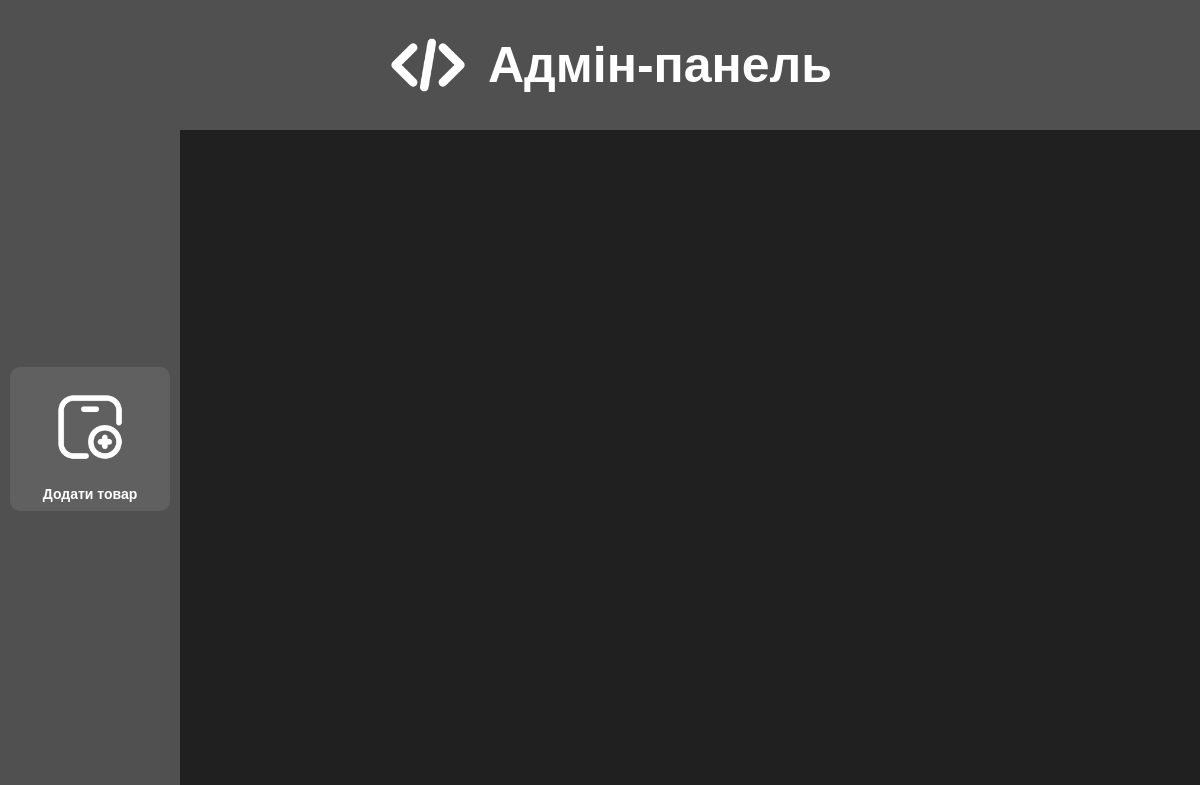
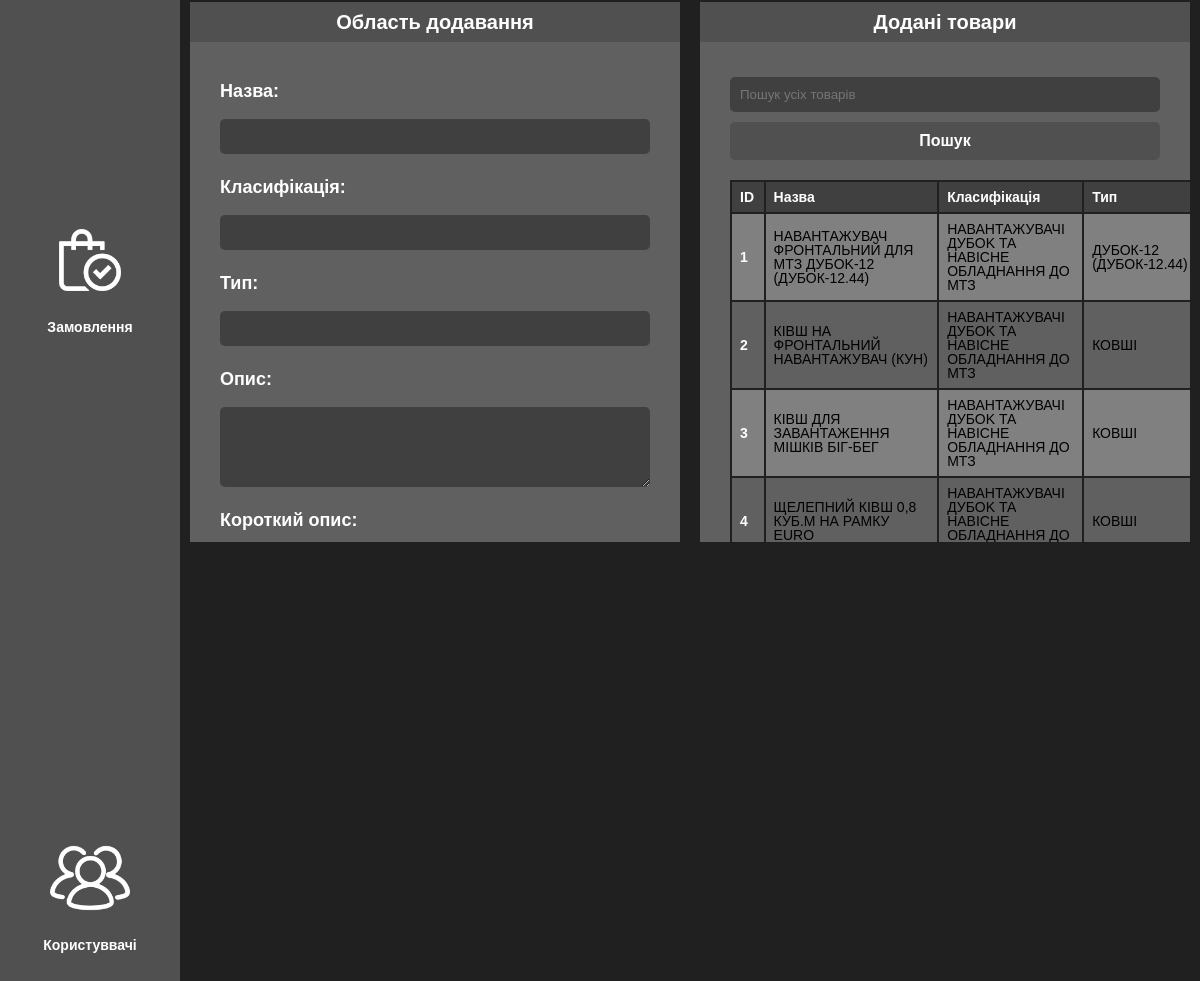
/admin/admin.php, run on the app's committed database (2 pictures, top to bottom).
### tables this page shows
CREATE TABLE `product_table` (
  `id_product` int NOT NULL,
  `name` varchar(100) NOT NULL,
  `classification` varchar(100) NOT NULL,
  `type` varchar(50) NOT NULL,
  `description` varchar(1000) NOT NULL,
  `s_description` varchar(300) NOT NULL,
  `image` varchar(100) NOT NULL,
  `price` float NOT NULL
);

### admin/admin.php (the view, shortened to what this page needs)
<?php
require_once '../php/connect.php';
$info = [];
if(isset($_POST['searching']) ){
	$serch = $_POST['serch'];
	if(!empty($serch)){
		$result = mysqli_query($conn, "SELECT * FROM product_table WHERE `name` = '$serch' OR `id_product` = '$serch' OR `classification` = '$serch' OR `type` = '$serch'");
    while ($row = mysqli_fetch_assoc($result)) {
    $info[] = $row;
    }
	}else{
$result = mysqli_query($conn, "SELECT * FROM product_table");
while ($row = mysqli_fetch_assoc($result)) {
    $info[] = $row;
}
	}
}else{
$result = mysqli_query($conn, "SELECT * FROM product_table");
while ($row = mysqli_fetch_assoc($result)) {
    $info[] = $row;
}
}
?>
<!DOCTYPE html>
<html lang="ua">
<head>
	<link rel="stylesheet" href="../css/admin.css">
</head>
<body>
	<div class="wrapper">
		<header>
			<img src="../img/icon/admin.png" alt="" class="icon_img">
<p>Адмін-панель</p>
		</header>
		<div class="content">
			<div class="menu">
				<div class="block_1">
					<a href="admin.php">	<img src="../img/icon/add.png" alt="" class="icon_img"></a>
					<p>Додати товар</p>
				</div>
				<div class="block">
				<a href="admin_order.php">		<img src="../img/icon/order.png" alt="" class="icon_img"></a>
					<p>Замовлення</p>
				</div>
				<div class="block">
				<a href="admin_user.php"><img src="../img/icon/user.png" alt="" class="icon_img"></a>
					<p>Користуввачі</p>
				</div>
			</div>
			<div class="panel">
				<div class="panel_block">
					<div class="title">
						<p>Область додавання</p>
					</div>
					<div class="cont">
						<form action="../php/insert.php" method="POST" enctype="multipart/form-data">
							<label for="name">Назва:</label><br>
							<input type="text" id="name" name="name" required><br>
							<label for="classification">Класифікація:</label><br>
							<input type="text" id="classification" name="classification" required><br>
							<label for="type">Тип:</label><br>
							<input type="text" id="type" name="type" required><br>
							<label for="description">Опис:</label><br>
							<textarea id="description" name="description" rows="4" required></textarea><br>
							<label for="s_description">Короткий опис:</label><br>
							<textarea id="s_description" name="s_description" rows="2" required></textarea><br>
							<label for="image">Зображення:</label><br>
							<input type="file" name="image" required><br>
							<label for="price">Ціна:</label><br>
							<input type="number" id="price" name="price" step="0.01" required><br><br>
						</form>
					</div>
				</div>
				<div class="panel_block">
					<div class="title">
						<p>Додані товари</p>
					</div>
					<div class="cont">
						<form id="search_form" method="POST">
							<input type="text" id="serch" name="serch" placeholder="Пошук усіх товарів">
							<input type="submit" value="Пошук" name="searching">
						</form>
						<table>
							<tr>
								<th>ID</th>
								<th>Назва</th>
								<th>Класифікація</th>
								<th>Тип</th>
							</tr>
							<?php foreach ($info as $row): ?>
							<tr class="table-row" data-id="<?php echo $row['id_product']; ?>">
								<td><b><?php echo $row['id_product']; ?></b></td>
								<td><?php echo $row['name']; ?></td>
								<td><?php echo $row['classification']; ?></td>
								<td><?php echo $row['type']; ?></td>
							</tr>
							<?php endforeach; ?>
						</table>
					</div>
				</div>
			</div>
		</div>
	</div>
</body>
</html>

### css/admin.css (style rules this page uses)
* { padding: 0; margin: 0; border: 0; }
*, *:before, *:after { -moz-box-sizing: border-box; -webkit-box-sizing: border-box; box-sizing: border-box; }
nav, footer, header, aside { display: block; }
html, body { height: 100%; width: 100%; font-size: 100%; line-height: 1; font-size: 14px; -ms-text-size-adjust: 100%; -moz-text-size-adjust: 100%; -webkit-text-size-adjust: 100%; }
input, button, textarea { font-family: inherit; }
a, a:visited { text-decoration: none; }
img { vertical-align: top; }
body { font-family: Arial, sans-serif; }
.wrapper { width: 100%; min-height: 100%; display: flex; flex-direction: column; }
.icon_img { max-height: 100px; padding: 10px; margin: 10px; }
header { min-height: 130px; display: flex; justify-content: center; align-items: center; color: white; font-size: 50px; font-weight: 700; background-color: #505050; }
.content { flex: 1 1 auto; width: 100%; display: flex; justify-content: space-between; }
.content .menu { width: 15%; background-color: #505050; display: flex; flex-direction: column; justify-content: space-around; align-items: flex-start; }
.menu .block { display: flex; width: calc(100% - 20px); flex-direction: column; justify-content: center; align-items:center; color: white; font-size: 14px; font-weight: 600; margin: 10px; transition: transform 0.3s ease; }
.menu .block_1 { display: flex; width: calc(100% - 20px); flex-direction: column; justify-content: center; background-color: #606060; border-radius: 10px; align-items:center; color: white; font-size: 14px; font-weight: 600; margin: 10px; transition: transform 0.3s ease; }
.menu .block p { margin-bottom: 10px; }
.menu .block_1 p { margin-bottom: 10px; }
.content .panel { width: 85%; background-color: #202020; display: flex; justify-content: space-around; align-items: center; }
.panel .panel_block { width: calc(50% - 20px); margin: 10px; background-color: #606060; max-height: 540px; min-height: 540px; display: flex; flex-direction: column; justify-content: center; align-items:center; }
.panel_block .title { display: flex; justify-content: center; align-items: center; min-height: 40px; width: 100%; background-color: #505050; color: white; font-size: 20px; font-weight: 600; }
.panel_block .cont { width: 100%; min-height: 500px; overflow: auto; padding: 30px; }
.panel form { width: 100%; display: flex; flex-direction: column; align-items: flex-start; }
.panel form label { margin-top: 10px; color: white; font-size: 18px; font-weight: 600; }
.panel form input[type="text"], .panel form input[type="file"], .panel form textarea, .panel form input[type="number"] { width: 100%; min-height: 30px; min-width: 100%; max-width: 100%; max-height: 300px; padding: 10px; margin-top: 5px; border: none; border-radius: 5px; background-color: #404040; color: white; }
.panel form input[type="submit"] { width: 100%; padding: 10px; margin-top: 10px; border: none; border-radius: 5px; background-color: #505050; font-weight: 700; font-size: 16px; color: white; cursor: pointer; transition: transform 0.3s ease; }
.cont table { width: 100%; border-collapse: collapse; margin-top: 20px; }
.cont th, .cont td { border: 2px solid #202020; padding: 8px; text-align: left; }
.cont th { background-color: #404040; color: white; }
.cont tr:nth-child(even) { background-color: #808080; }
.cont b { text-decoration: none; font-weight: 700; color: white; }

### data on the page
product_table: id_product "1", name "НАВАНТАЖУВАЧ ФРОНТАЛЬНИЙ ДЛЯ МТЗ ДУБOK-12 (ДУБОК-12.44)", classification "НАВАНТАЖУВАЧІ ДУБOK ТА НАВІСНЕ ОБЛАДНАННЯ ДО МТЗ", type "ДУБОК-12 (ДУБОК-12.44)"
product_table: id_product "2", name "КІВШ НА ФРОНТАЛЬНИЙ НАВАНТАЖУВАЧ (КУН)", classification "НАВАНТАЖУВАЧІ ДУБOK ТА НАВІСНЕ ОБЛАДНАННЯ ДО МТЗ", type "КОВШІ"
product_table: id_product "3", name "КІВШ ДЛЯ ЗАВАНТАЖЕННЯ МІШКІВ БІГ-БЕГ", classification "НАВАНТАЖУВАЧІ ДУБOK ТА НАВІСНЕ ОБЛАДНАННЯ ДО МТЗ", type "КОВШІ"
product_table: id_product "4", name "ЩЕЛЕПНИЙ КІВШ 0,8 КУБ.М НА РАМКУ EURO", classification "НАВАНТАЖУВАЧІ ДУБOK ТА НАВІСНЕ ОБЛАДНАННЯ ДО…", type "КОВШІ"
